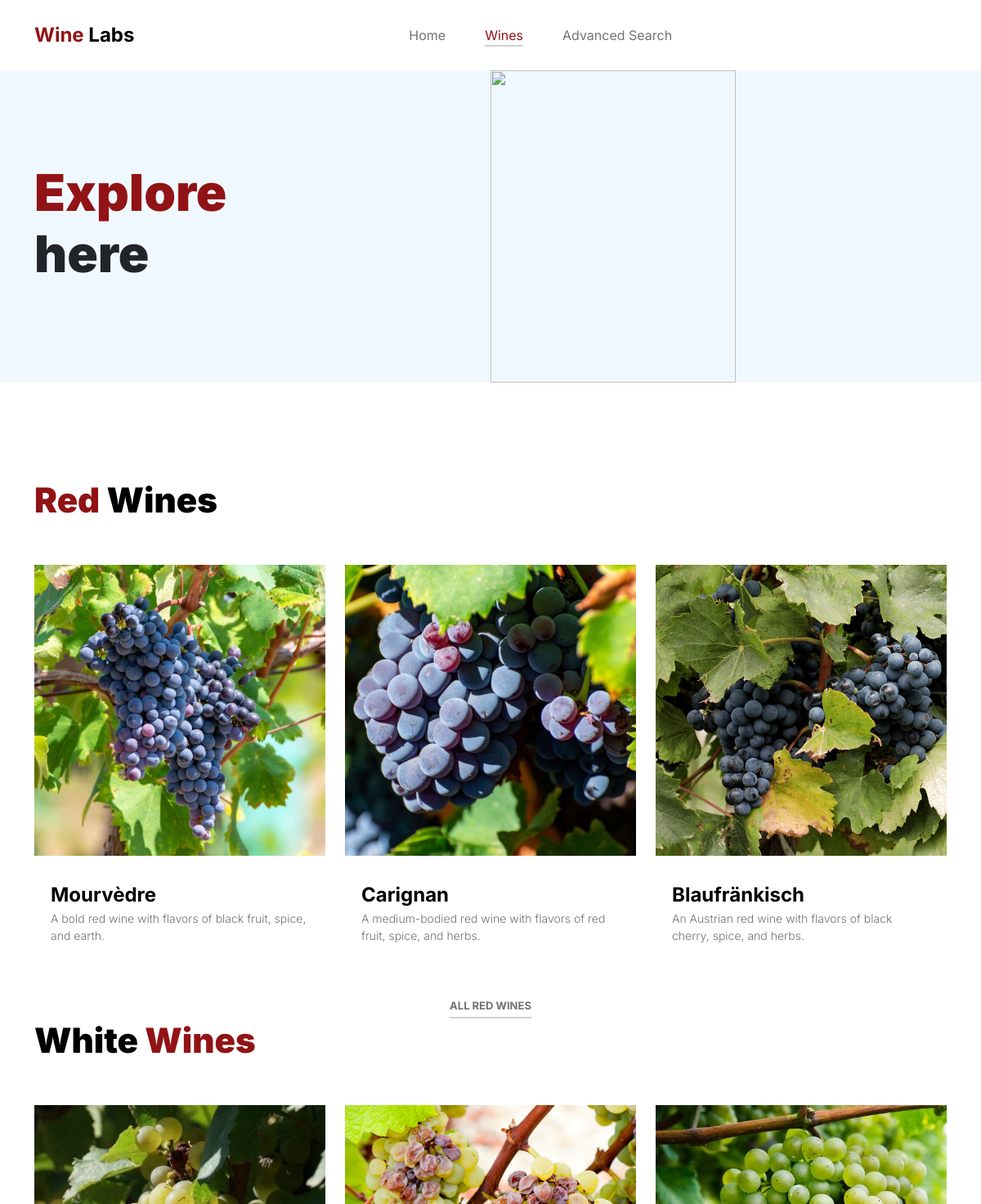
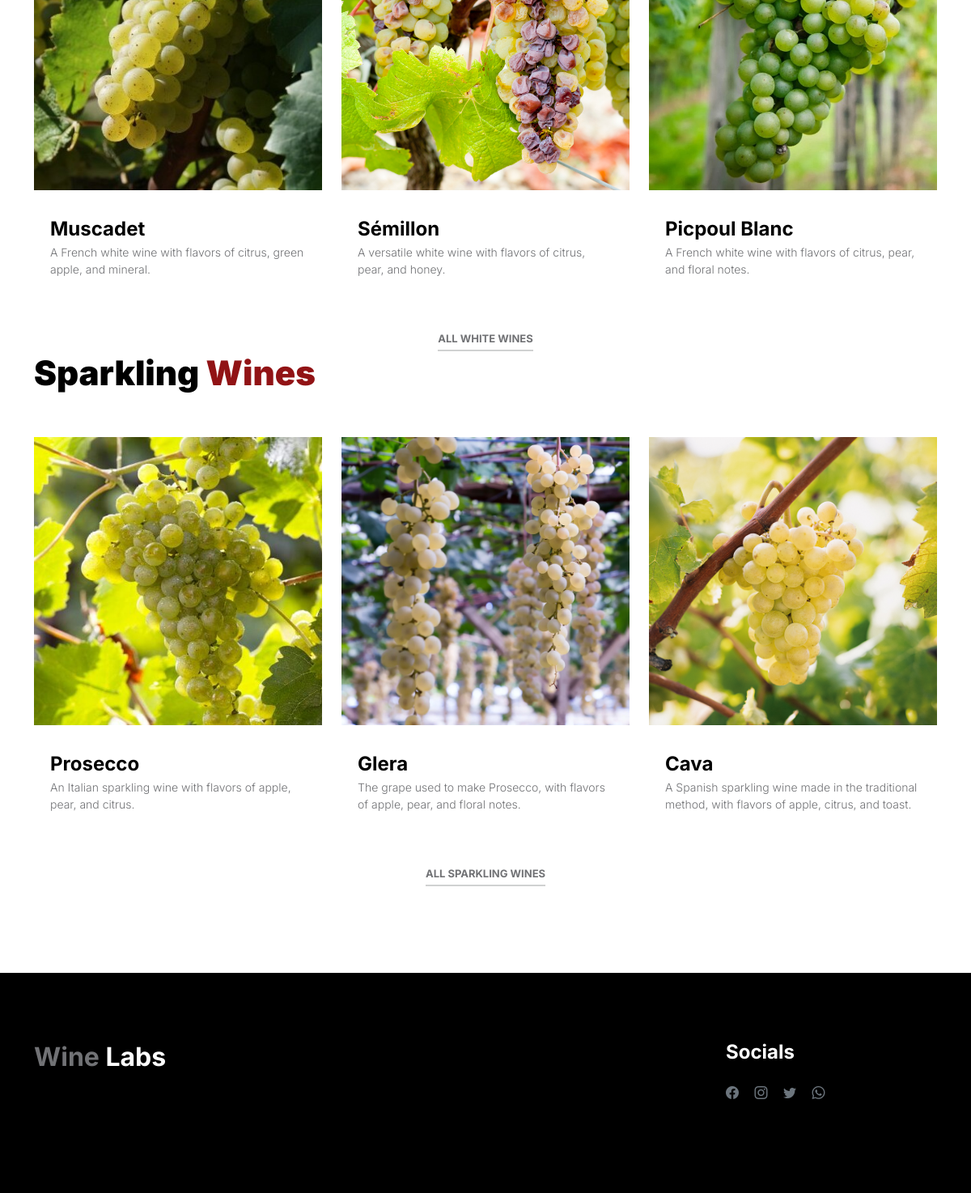
Screenshot of /wines/ with the database file from the repository (2 pictures, top to bottom).
### WineLabsApp/models.py (models this page shows, shortened)
class Wine(models.Model):
    name = models.CharField(max_length=100)
    type = models.CharField(max_length=50)
    description = models.TextField()
    image = models.ImageField(upload_to='images/wines/')
    keywords = models.CharField(max_length=255, blank=True)

### WineLabsApp/views.py (the view)
# urls.py: path('wines/', views.wines, name='wines'),
def wines(request):
    red_wines = Wine.objects.filter(type='Red')[:3]
    white_wines = Wine.objects.filter(type='White')[:3]
    sparkling_wines = Wine.objects.filter(type='Sparkling')[:3]
    context = {
        'red_wines': red_wines,
        'white_wines': white_wines,
        'sparkling_wines': sparkling_wines,
    }
    return render(request, 'wines.html', context)

### WineLabsApp/templates/wines.html (shortened to what this page needs)
{% load static %}
<!doctype html>
<html lang="en">
    <head>
        <link href="{% static 'css/bootstrap.min.css' %}" rel="stylesheet">
        <link href="{% static 'css/bootstrap-icons.css' %}" rel="stylesheet">
        <link rel="stylesheet" href="{% static 'css/slick.css' %}"/>
        <link href="{% static 'css/general.css' %}" rel="stylesheet">
    </head>
    <body>
        <main>
            <nav class="navbar navbar-expand-lg">
                <div class="container">
                    <a class="navbar-brand" href="{% url 'index' %}">
                        <strong><span>Wine</span> Labs</strong>
                    </a>
                    <div class="collapse navbar-collapse" id="navbarNav">
                        <ul class="navbar-nav mx-auto">
                            <li class="nav-item">
                                <a class="nav-link {% if request.path == '/' %} active{% endif %}" href="{% url 'index' %}">Home</a>
                            </li>
                            <li class="nav-item">
                                <a class="nav-link {% if request.path == '/wines/' %}active{% endif %}" href="{% url 'wines' %}">Wines</a>
                            </li>
                            <li class="nav-item">
                                <a class="nav-link {% if request.path == '/test/' %}active{% endif %}" href="{% url 'test' %}">Advanced Search</a>
                            </li>
                        </ul>
                    </div>
                </div>
            </nav>
            <header class="site-header section-padding d-flex justify-content-center align-items-center">
                <div class="container">
                    <div class="row">
                        <div class="col-lg-10 col-12">
                            <h1>
                                <span class="d-block text-primary">Explore</span>
                                <span class="d-block text-dark">here</span>
                            </h1>
                        </div>
                    </div>
                </div>
                <img src="{% static 'images/header/wines.jpg' %}" class="header-image img-fluid" alt="">
            </header>
            <section class="products section-padding">
                <div class="container">
                    <div class="row">
                        <div class="col-12">
                            <h2 class="mb-5"><span>Red</span> Wines</h2>
                        </div>
                        <div class="col-lg-4 col-12 mb-3">
                            <div class="product-thumb">
                                <a href="product-detail.html">
                                    <img src="{% static 'images/product/Mourvedre-Wine-.jpg' %}" class="img-fluid product-image" alt="">
                                </a>
                                <div class="product-info d-flex">
                                    <div>
                                        <h5 class="product-title mb-0">
                                            <a href="product-detail.html" class="product-title-link">{{ red_wines.0.name }}</a>
                                        </h5>
                                        <p class="product-p">{{ red_wines.0.description }}</p>
                                    </div>
                                </div>
                            </div>
                        </div>
                        <div class="col-lg-4 col-12 mb-3">
                            <div class="product-thumb">
                                <a href="product-detail.html">
                                    <img src="{% static 'images/product/Carignan.jpg' %}" class="img-fluid product-image" alt="">
                                </a>
                                <div class="product-info d-flex">
                                    <div>
                                        <h5 class="product-title mb-0">
                                            <a href="product-detail.html" class="product-title-link">{{ red_wines.1.name }}</a>
                                        </h5>
                                        <p class="product-p">{{ red_wines.1.description }}</p>
                                    </div>
                                </div>
                            </div>
                        </div>
                        <div class="col-lg-4 col-12">
                            <div class="product-thumb">
                                <a href="product-detail.html">
                                    <img src="{% static 'images/product/Blaufränkisch.jpg' %}" class="img-fluid product-image" alt="">
                                </a>
                                <div class="product-info d-flex">
                                    <div>
                                        <h5 class="product-title mb-0">
                                            <a href="product-detail.html" class="product-title-link">{{ red_wines.2.name }}</a>
                                        </h5>
                                        <p class="product-p">{{ red_wines.2.description }}</p>
                                    </div>
                                </div>
                            </div>
                        </div>
                        <div class="col-12 text-center">
                            <a href="{% url 'red-wines' %}" class="view-all">All Red Wines</a>
                        </div>
                        <div class="col-12">
                            <h2 class="mb-5">White <span>Wines</span> </h2>
                        </div>
                        <div class="col-lg-4 col-12 mb-3">
                            <div class="product-thumb">
                                <a href="product-detail.html">
                                    <img src="{% static 'images/product/muscadet3.jpg' %}" class="img-fluid product-image" alt="">
                                </a>
                                <div class="product-info d-flex">
                                    <div>
                                        <h5 class="product-title mb-0">
                                            <a href="product-detail.html" class="product-title-link">{{ white_wines.0.name }}</a>
                                        </h5>
                                        <p class="product-p">{{ white_wines.0.description }}</p>
                                    </div>
                                </div>
                            </div>
                        </div>
                        <div class="col-lg-4 col-12 mb-3">
                            <div class="product-thumb">
                                <a href="product-detail.html">
                                    <img src="{% static 'images/product/semillon_grape.jpg' %}" class="img-fluid product-image" alt="">
                                </a>
                                <div class="product-info d-flex">
                                    <div>
                                        <h5 class="product-title mb-0">
                                            <a href="product-detail.html" class="product-title-link">{{ white_wines.1.name }}</a>
                                        </h5>
                                        <p class="product-p">{{ white_wines.1.description }}</p>
                                    </div>
                                </div>
                            </div>
                        </div>
                        <div class="col-lg-4 col-12 mb-3">
                            <div class="product-thumb">
                                <a href="product-detail.html">
                                    <img src="{% static 'images/product/picpoul-blanc.jpg' %}" class="img-fluid product-image" alt="">
                                </a>
                                <div class="product-info d-flex">
                                    <div>
                                        <h5 class="product-title mb-0">
                                            <a href="product-detail.html" class="product-title-link">{{ white_wines.2.name }}</a>
                                        </h5>
                                        <p class="product-p">{{ white_wines.2.description }}</p>
                                    </div>
                                </div>
                            </div>
                        </div>
                        <div class="col-12 text-center">
                            <a href="{% url 'white-wines' %}" class="view-all">All White Wines</a>
                        </div>
                        <div class="col-12">
                            <h2 class="mb-5">Sparkling <span>Wines</span> </h2>
                        </div>
                        <div class="col-lg-4 col-12 mb-3">
                            <div class="product-thumb">
                                <a href="product-detail.html">
                                    <img src="{% static 'images/product/img_1.png' %}" class="img-fluid product-image" alt="">
                                </a>
                                <div class="product-info d-flex">
                                    <div>
                                        <h5 class="product-title mb-0">
                                            <a href="product-detail.html" class="product-title-link">{{ sparkling_wines.0.name }}</a>
                                        </h5>
                                        <p class="product-p">{{ sparkling_wines.0.description }}</p>
                                    </div>
                                </div>
                            </div>
                        </div>
                        <div class="col-lg-4 col-12 mb-3">
                            <div class="product-thumb">
                                <a href="product-detail.html">
                                    <img src="{% static 'images/product/glera.png' %}" class="img-fluid product-image" alt="">
                                </a>
                                <div class="product-info d-flex">
                                    <div>
                                        <h5 class="product-title mb-0">
                                            <a href="product-detail.html" class="product-title-link">{{ sparkling_wines.1.name }}</a>
                                        </h5>
                                        <p class="product-p">{{ sparkling_wines.1.description }}</p>
                                    </div>
                                </div>
                            </div>
                        </div>
                        <div class="col-lg-4 col-12">
                            <div class="product-thumb">
                                <a href="product-detail.html">
                                    <img src="{% static 'images/product/cava.png' %}" class="img-fluid product-image" alt="">
                                </a>
                                <div class="product-info d-flex">
                                    <div>
                                        <h5 class="product-title mb-0">
                                            <a href="product-detail.html" class="product-title-link">{{ sparkling_wines.2.name }}</a>
                                        </h5>
                                        <p class="product-p">{{ sparkling_wines.2.description }}</p>
                                    </div>
                                </div>
                            </div>
                        </div>
                        <div class="col-12 text-center">
                            <a href="{% url 'sparkling-wines' %}" class="view-all">All Sparkling Wines</a>
                        </div>
                    </div>
                </div>
            </section>
        </main>
        <footer class="site-footer">
            <div class="container">
                <div class="row">
                    <div class="col-lg-3 col-10 me-auto mb-4">
                        <h4 class="text-white mb-3"><a href="index.html">Wine</a> Labs</h4>
                        <br>
                    </div>
                    <div class="col-lg-3 col-4">
                        <h5 class="text-white mb-3">Socials</h5>
                        <ul class="social-icon">
                            <li><a href="#" class="social-icon-link bi-facebook"></a></li>
                            <li><a href="#" class="social-icon-link bi-instagram"></a></li>
                            <li><a href="#" class="social-icon-link bi-twitter"></a></li>
                            <li><a href="#" class="social-icon-link bi-whatsapp"></a></li>
                        </ul>
                    </div>
                </div>
            </div>
        </footer>
    </body>
</html>

### rows the page displays
Wine: name "Mourvèdre", description "A bold red wine with flavors of black fruit, spice, and earth."
Wine: name "Carignan", description "A medium-bodied red wine with flavors of red fruit, spice, and herbs."
Wine: name "Blaufränkisch", description "An Austrian red wine with flavors of black cherry, spice, and herbs."
Wine: name "Muscadet", description "A French white wine with flavors of citrus, green apple, and mineral."
Wine: name "Sémillon", description "A versatile white wine with flavors of citrus, pear, and honey."
Wine: name "Picpoul Blanc", description "A French white wine with flavors of citrus, pear, and floral notes."
Wine: name "Prosecco", description "An Italian sparkling wine with flavors of apple, pear, and citrus."
Wine: name "Glera", description "The grape used to make Prosecco, with flavors of apple, pear, and floral notes."
Wine: name "Cava", description "A Spanish sparkling wine made in the traditional method, with flavors of apple, citrus, and toast."
